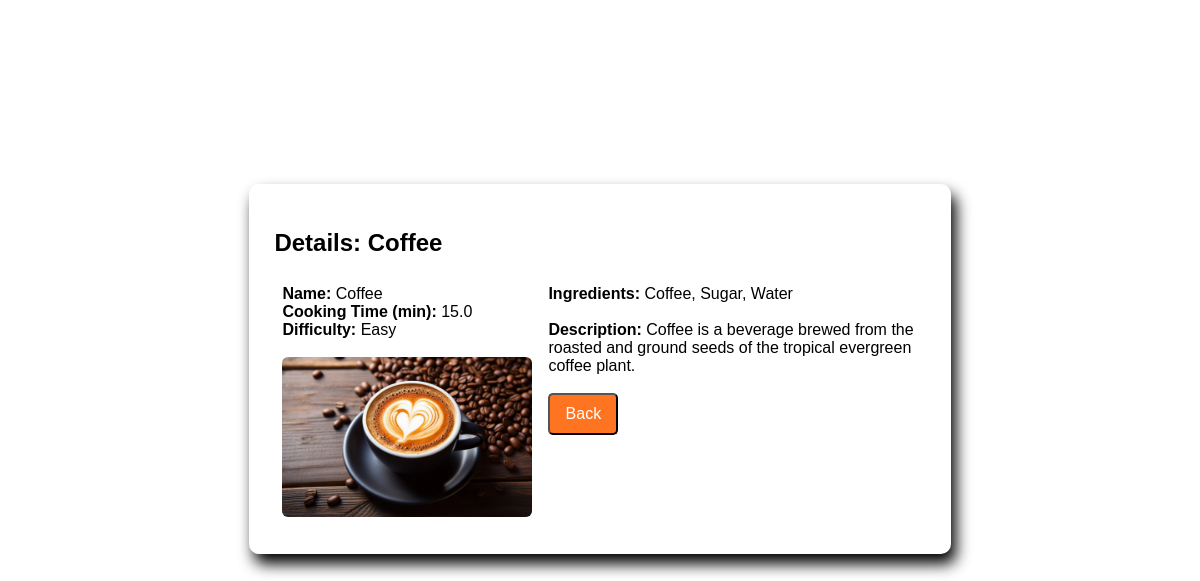
/list/3 (signed in), run on the app's committed database.
### recipes/models.py (models this page shows, shortened)
class Recipe(models.Model):
    name = models.CharField(max_length=120)
    cooking_time = models.FloatField(help_text='in minutes')
    ingredients = models.CharField(max_length=350)
    description = models.TextField()
    pic = models.ImageField(upload_to='recipes', default='no_image.svg')
    def calculate_difficulty(self):
        ingredients = self.ingredients.split(', ')
        if self.cooking_time < 30 and len(ingredients) < 7:
            difficulty = 'Easy'
        elif self.cooking_time < 30 and len(ingredients) >= 7:
            difficulty = 'Medium'
        elif self.cooking_time >= 30 and len(ingredients) < 7:
            difficulty = 'Hard'
        return difficulty

### recipes/views.py (the view)
# urls.py: path('list/<pk>', RecipeDetailView.as_view(), name='detail'),
class RecipeDetailView(LoginRequiredMixin, DetailView):
    model = Recipe
    template_name = 'recipes/detail.html'

### recipes/templates/recipes/detail.html (shortened to what this page needs)
{% load static %}
<!DOCTYPE html>
<html>
    <head>
        <link rel="stylesheet" type="text/css" href="{% static 'recipes/css/styles.css' %}">
    </head>
    <body>
        <div class="details_modal">
            <h2>Details: {{object.name}} </h2>
            <div class="details_body">
                <div class="details_short">
                    <b>Name: </b> {{object.name}} <br>
                    <b>Cooking Time (min): </b> {{object.cooking_time}} <br>
                    <b>Difficulty: </b> {{object.calculate_difficulty}} <br><br>
                    <img class="recipe_images" src="{{object.pic.url}}"/>
                </div>
                <div class="details_long">
                    <b>Ingredients: </b> {{object.ingredients}} <br><br>
                    <b>Description: </b> {{object.description}} <br><br>
                    <button onclick="goBack()" class="login_btn">Back</button>
                </div>
            </div>
        </div>
    </body>
</html>

### recipes/static/recipes/css/styles.css (style rules this page uses)
.recipe_images { width: 250px; height: 160px; border-radius: 6px; margin: 0 auto; }
.details_modal { width: 55%; background-color: white; border-radius: 10px; padding: 25px; box-shadow: 5px 10px 15px; margin: 0 auto; margin-top: 23vh; font-family: 'Roboto Mono', 'Calibri', 'Trebuchet MS', sans-serif; }
.details_body { display: flex; }
.details_short, .details_long { padding: 8px; }
.login_btn, .logout_btn, .back-home_btn { width: 70px; font-family: 'Roboto Mono', 'Calibri', 'Trebuchet MS', sans-serif; font-size: 16px; background-color: rgb(255, 116, 32); border-radius: 5px; color: white; text-decoration: none; padding: 10px; text-align: center; }

### data on the page
Recipe: name "Coffee", cooking_time "15.0", calculate_difficulty "Easy", pic (picture), ingredients "Coffee, Sugar, Water", description "Coffee is a beverage brewed from the roasted and ground seeds of the tropical evergreen coffee plant."
